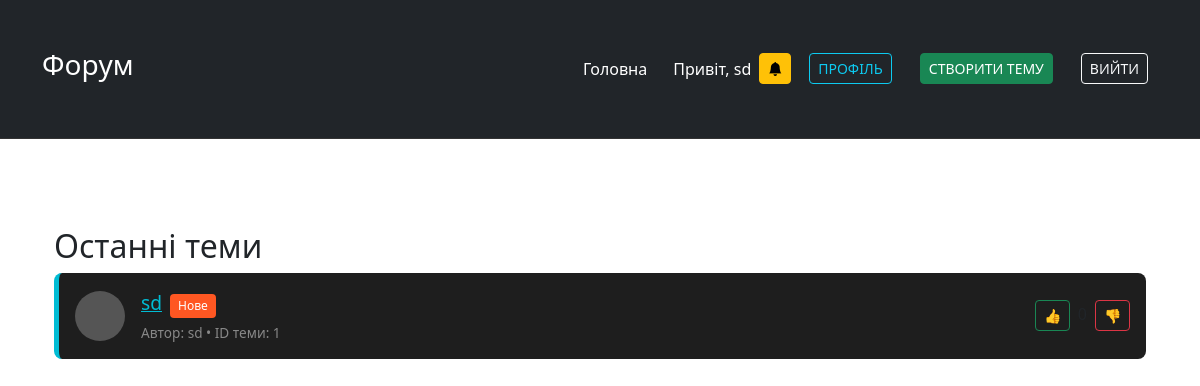
The page / (signed in) on the database its author committed.
### tables this page shows
CREATE TABLE threads (
        id INTEGER PRIMARY KEY AUTOINCREMENT,
        title TEXT NOT NULL,
        content TEXT NOT NULL,
        user_id INTEGER,
        created_at TIMESTAMP DEFAULT CURRENT_TIMESTAMP,
        FOREIGN KEY(user_id) REFERENCES users(id)
    );

CREATE TABLE users (
        id INTEGER PRIMARY KEY AUTOINCREMENT,
        username TEXT NOT NULL UNIQUE,
        password TEXT NOT NULL,
        avatar TEXT DEFAULT 'default.png',
        xp INTEGER DEFAULT 0
    );

### app.py (the view)
@app.route('/')
def index():
    conn = get_db_connection()
    threads = conn.execute('''
        SELECT threads.*, users.username
        FROM threads
        JOIN users ON threads.user_id = users.id
        ORDER BY threads.id DESC
    ''').fetchall()
    conn.close()
    return render_template('index.html', threads=threads)

### app.py (called while the page is built)
def get_db_connection():
    conn = sqlite3.connect(DATABASE)
    conn.row_factory = sqlite3.Row
    return conn

### templates/index.html (shortened to what this page needs)
{% extends "layout.html" %}
{% block content %}
<div class="container">
  <h2 class="latest-topics-title">Останні теми</h2>
  {% if threads %}
    {% for thread in threads %}
      <div class="thread-list-item d-flex justify-content-between align-items-center">
        <div class="d-flex align-items-center">
          <div class="thread-avatar me-3"></div>
          <div class="thread-content">
            <div class="d-flex align-items-center">
              <a href="{{ url_for('thread', thread_id=thread['id']) }}" class="thread-title">{{ thread['title'] }}</a>
              {% if loop.index0 == 0 %}
                <span class="thread-badge ms-2">Нове</span>
              {% endif %}
            </div>
            <div class="thread-meta">
              Автор: {{ thread['username'] }} • ID теми: {{ thread['id'] }}
            </div>
          </div>
        </div>
        <div class="text-end">
          <button class="btn btn-sm btn-outline-success me-1" onclick="voteThread({{ thread.id }}, 1)">👍</button>
          <span id="thread-votes-{{ thread.id }}">{{ thread.vote_count or 0 }}</span>
          <button class="btn btn-sm btn-outline-danger ms-1" onclick="voteThread({{ thread.id }}, -1)">👎</button>
        </div>
      </div>
    {% endfor %}
  {% else %}
    <p>Немає створених тем.</p>
  {% endif %}
</div>
{% endblock %}

### static/style.css (style rules this page uses)
body { background-color: #121212; color: #e0e0e0; font-family: 'Segoe UI', Tahoma, Geneva, Verdana, sans-serif; margin: 0; padding: 0; }
a { color: #00bcd4; text-decoration: none; }
.container { max-width: 960px; margin: auto; padding: 2rem; }
.btn, button { padding: 0.5rem 1rem; background-color: #00bcd4; color: white; border: none; border-radius: 6px; font-weight: bold; text-transform: uppercase; cursor: pointer; transition: background-color 0.3s ease; }
.thread-list-item { display: flex; align-items: center; background-color: #1e1e1e; border-left: 5px solid #00bcd4; padding: 1rem; margin-bottom: 1rem; border-radius: 8px; transition: background-color 0.2s; }
.thread-avatar { width: 50px; height: 50px; background-color: #555; border-radius: 50%; margin-right: 1rem; flex-shrink: 0; }
.thread-content { flex-grow: 1; }
.thread-title { font-size: 1.2rem; color: #00bcd4; margin-bottom: 0.3rem; }
.thread-meta { font-size: 0.85rem; color: #888; }
.thread-badge { background-color: #ff5722; color: white; font-size: 0.75rem; padding: 0.2rem 0.5rem; border-radius: 4px; margin-left: 0.5rem; }

### rows shown on the page
threads: title "sd", username "sd", id "1"

### other values the page prints
{{ session['username'] }} "sd"
